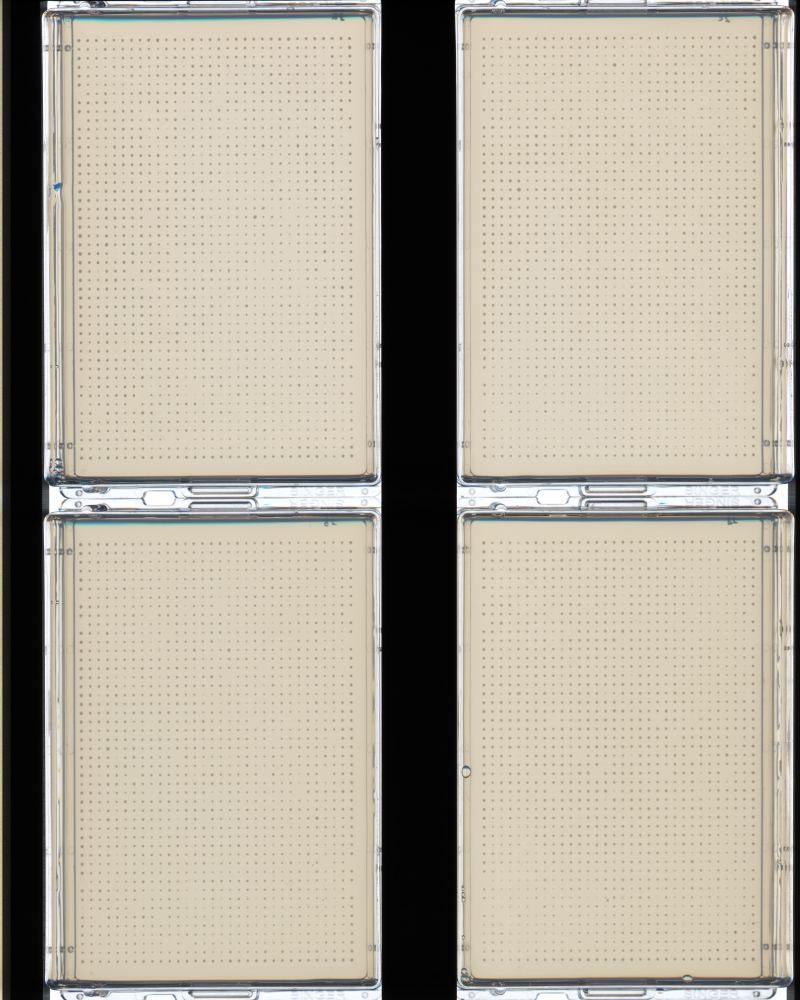
#> input picture scanimg.jpg, 3200 x 4000 px (shown at 1/4 size)
$ python imgcrip.py
#> lines starting #> are read from the running program, lines starting #| are printed output that depends on the picture
import cv2
import numpy as np

def get4PlatesFromAImage(filename, save_as, x, y, width, height):
    """
    スキャン画像から4つのプレートを切り出す
    img = img[y:y+height,x:x+width]

    Parameters
    ----------
    filename : char
        画像の名前
    save_as : cahr save_as[4]
        分割後の画像の名前
    x : ndarray x[4]
        プレートのX座標
    y : ndarray y[4]
        プレートのy座標
    width : ndarray width[4]
        プレートのwidth座標
    height : ndarray height[4]
        プレートのheight座標
    """
#> called with filename = './scanimg.jpg', x = array of shape (4,), y = array of shape (4,), width = array of shape (4,), height = array of shape (4,)
    img = cv2.imread(filename) #イメージの読み込み
#> img is the input picture: shape (4000, 3200, 3); mean B, G, R 156.1, 170.6, 177.9

    # スキャン画像の縦横取得
    if len(img.shape) == 3: #カラーとグレースケールで場合分け
        img_height, img_width, channels = img.shape[:3]
#> img_height = 4000; img_width = 3200; channels = 3
    else:
        img_height, img_width = img.shape[:2]
        channels = 1

    # 切り出し座標を取得
    x = np.array(x * img_width, dtype=np.int32)
#> x = [204, 204, 1823, 1823]
    y = np.array(y * img_height, dtype=np.int32)
#> y = [47, 2063, 42, 2063]
    width = np.array(width * img_width, dtype=np.int32)
#> width = [1302, 1302, 3129, 3122]
    height = np.array(height * img_height, dtype=np.int32)

    for i in range(4):
        plate = img[y[i]:y[i]+height[i],x[i]:x[i]+width[i]] #切り出し
        plate= cv2.rotate(plate, cv2.ROTATE_90_COUNTERCLOCKWISE) #反時計回りに９０度回転
        plateName = save_as[i]
        cv2.imwrite(plateName, plate) #イメージの保存
#> this loop made 4 passes
#> pass 1, in get4PlatesFromAImage, `plate = img[y[i]:y[i]+height[i],x[i]:x[i]+width[i]]`:
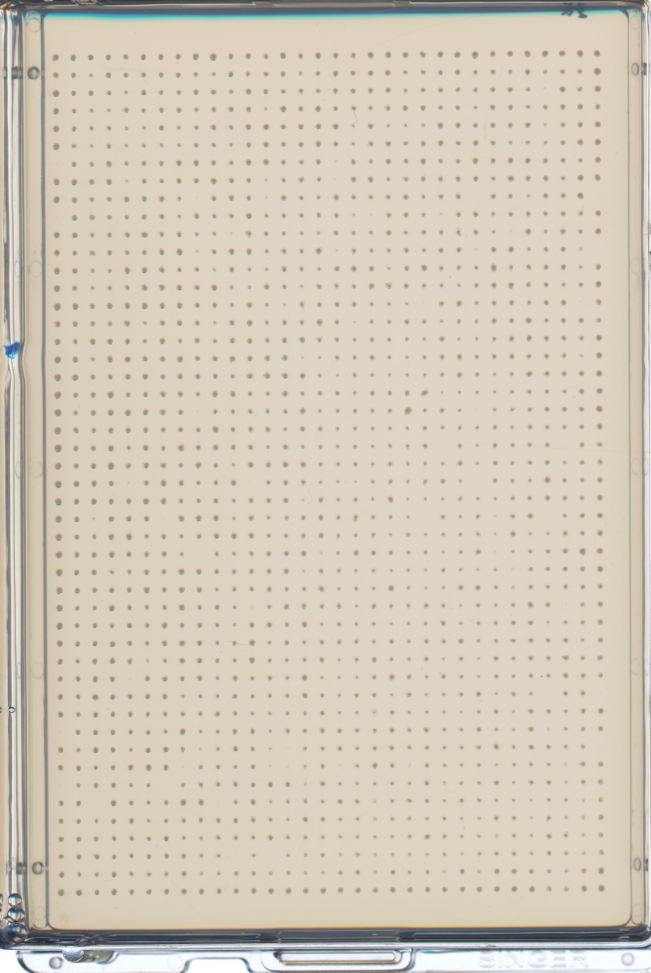
#> plate: shape (1945, 1302, 3) (shown at 1/2 size); mean B, G, R 185.3, 202.1, 210.7
#> pass 1, in get4PlatesFromAImage, `plate= cv2.rotate(plate, cv2.ROTATE_90_COUNTERCLOCKWISE)`:
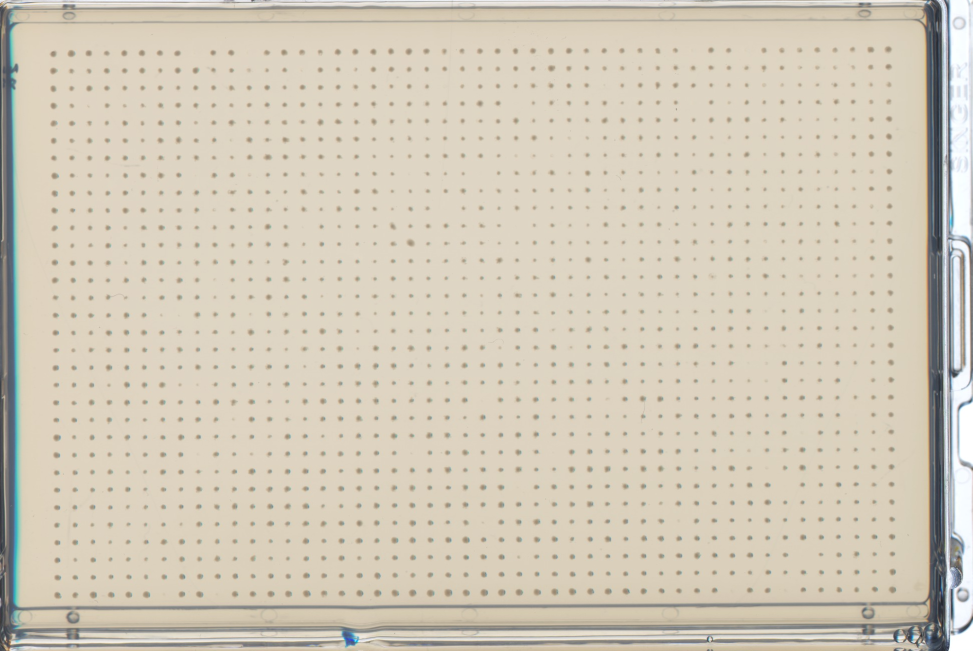
#> plate: shape (1302, 1945, 3) (shown at 1/2 size); mean B, G, R 185.3, 202.1, 210.7
#> pass 2, in get4PlatesFromAImage, `plate = img[y[i]:y[i]+height[i],x[i]:x[i]+width[i]]`:
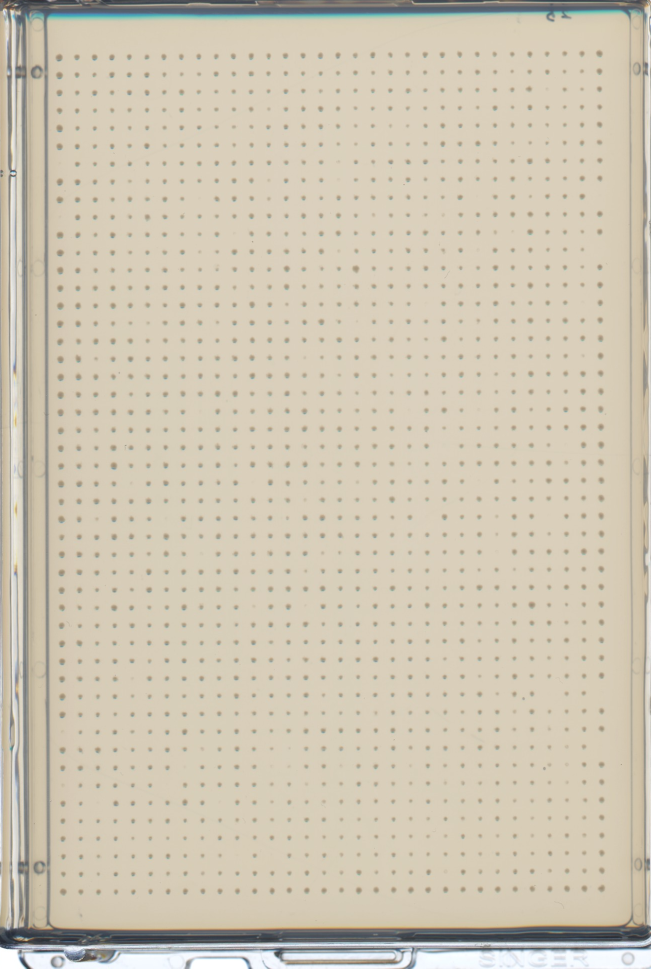
#> plate: shape (1937, 1302, 3) (shown at 1/2 size); mean B, G, R 179.5, 198.1, 207.1
#> pass 2, in get4PlatesFromAImage, `plate= cv2.rotate(plate, cv2.ROTATE_90_COUNTERCLOCKWISE)`:
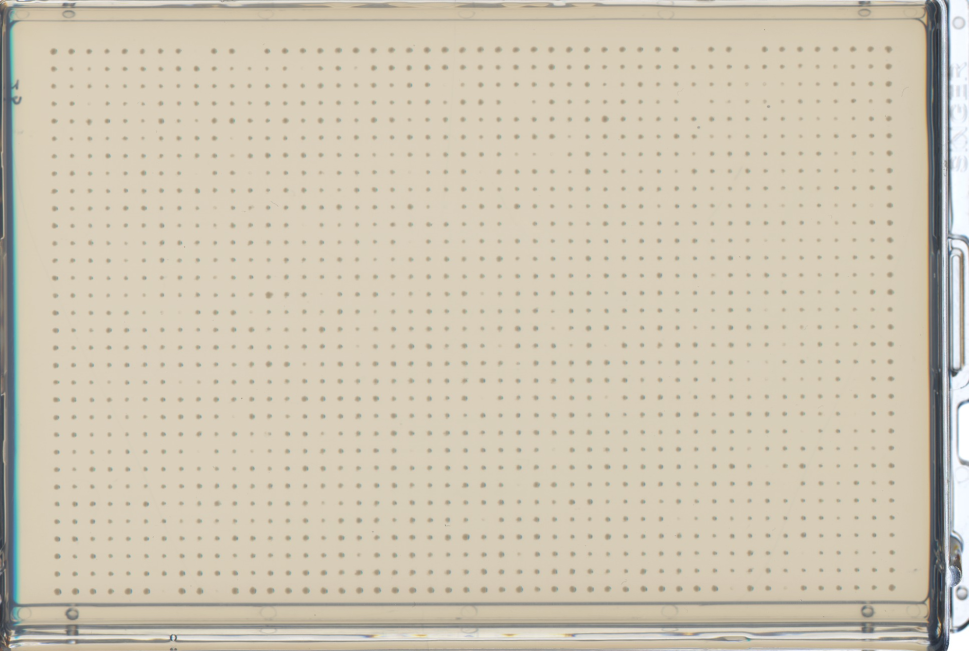
#> plate: shape (1302, 1937, 3) (shown at 1/2 size); mean B, G, R 179.5, 198.1, 207.1

if __name__ == '__main__':
    # 座標を割合で指定
    x = np.array([204, 204, 1823, 1824])/3200
    y = np.array([47, 2063, 42, 2063])/4000
    width = np.array([1302, 1302, 3129, 3122])/3200
    height = np.array([1945, 3961, 1940, 3961])/4000

    save_as = ["a.jpg", "b.jpg", "c.jpg", "d.jpg"]

    get4PlatesFromAImage("./scanimg.jpg", save_as, x, y, width, height)
